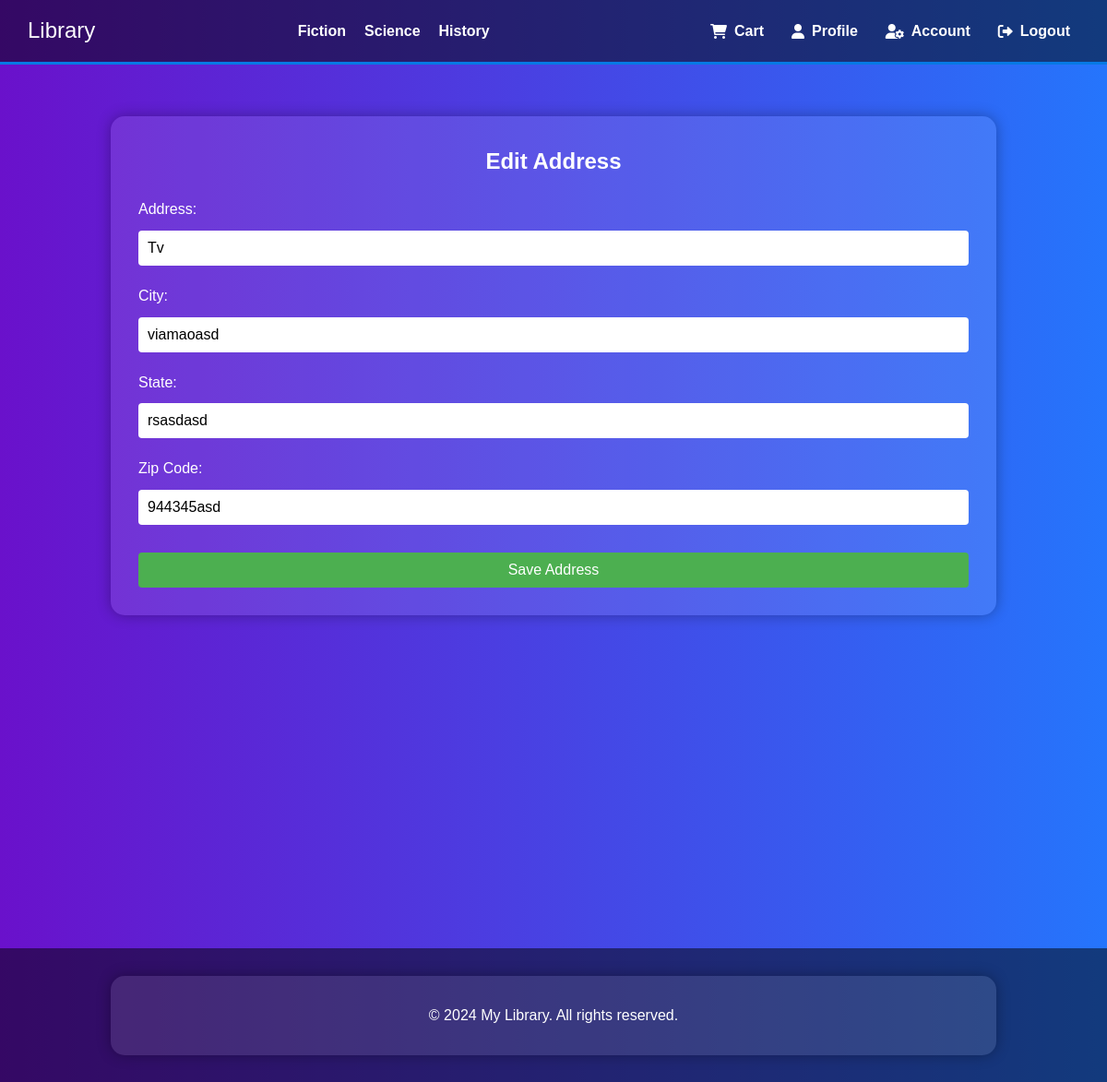
The app's page /checkout/new_shipping (signed in) with its own data.
### account/models.py (models this page shows)
class Shipping(models.Model):
    userr = models.ForeignKey(User, on_delete=models.CASCADE, default="")
    cep = models.CharField(max_length=12)
    city = models.CharField(max_length=60)
    address = models.CharField(max_length=256)
    state = models.CharField(max_length=256)

### checkout/views.py (the view, shortened to what this page needs)
# urls.py: path("/new_shipping", edit_shipping, name="new_shipping"),
@login_required
def edit_shipping(request):
    shipping = Shipping.objects.get(userr=request.user)
    return render(request, "checkout/edit_shipping.html", context={"shipping": shipping})

### checkout/templates/checkout/edit_shipping.html (shortened to what this page needs)
{% include "checkout/heade.html" %}
<html lang="en">
<head>
</head>
<body>
    <section id="address-form">
        <div class="container">
            <h1>Edit Address</h1>
            <form method="POST" action="">
                <label for="address">Address:</label>
                <input type="text" id="address" name="address" value={{ shipping.address }} required>
                <label for="city">City:</label>
                <input type="text" id="city" name="city"  value={{ shipping.city }} required>
                <label for="state">State:</label>
                <input type="text" id="state" name="state" value={{ shipping.state }} required>
                <label for="zipCode">Zip Code:</label>
                <input type="text" id="zipCode" name="zipCode" value={{ shipping.cep }} required>
                <button type="submit">Save Address</button>
            </form>
        </div>
    </section>
    {% include 'checkout/foote.html' %}
</body>
</html>

### checkout/templates/checkout/edit_shipping.html (style rules this page uses)
* { margin: 0; padding: 0; box-sizing: border-box; }
body { font-family: 'Arial', sans-serif; line-height: 1.6; background: linear-gradient(to right, #6a11cb, #2575fc); color: #fff; display: flex; flex-direction: column; min-height: 100vh; }
.container { width: 80%; margin: auto; overflow: hidden; background: rgba(255, 255, 255, 0.1); padding: 30px; border-radius: 15px; box-shadow: 0 0 15px rgba(0, 0, 0, 0.3); margin-bottom: 20px; position: relative; top: 10%; }
h1 { text-align: center; margin-bottom: 20px; }
form { display: flex; flex-direction: column; }
label { margin-bottom: 10px; font-size: 16px; }
input[type="text"], input[type="email"], input[type="tel"] { padding: 10px; margin-bottom: 20px; border: none; border-radius: 4px; font-size: 16px; }
button { background-color: #4CAF50; padding: 10px 20px; border: none; border-radius: 4px; cursor: pointer; color: white; font-size: 16px; transition: background-color 0.3s; margin-top: 10px; }

### records on screen
Shipping: address "Tv", city "viamaoasd", state "rsasdasd", zipCode "944345asd"
